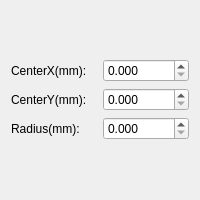
<?xml version="1.0" encoding="UTF-8"?>
<ui version="4.0">
 <class>CCircleAttributeWidgetClass</class>
 <widget class="QWidget" name="CCircleAttributeWidgetClass">
  <property name="geometry">
   <rect>
    <x>0</x>
    <y>0</y>
    <width>200</width>
    <height>200</height>
   </rect>
  </property>
  <property name="windowTitle">
   <string>CCircleAttributeWidget</string>
  </property>
  <layout class="QGridLayout" name="gridLayout_2">
   <item row="0" column="0">
    <layout class="QGridLayout" name="gridLayout">
     <item row="0" column="0">
      <widget class="QLabel" name="label_CenterX">
       <property name="text">
        <string>CenterX(mm):</string>
       </property>
       <property name="alignment">
        <set>Qt::AlignmentFlag::AlignLeading|Qt::AlignmentFlag::AlignLeft|Qt::AlignmentFlag::AlignVCenter</set>
       </property>
      </widget>
     </item>
     <item row="0" column="1">
      <widget class="QDoubleSpinBox" name="doubleSpinBox_CenterX">
       <property name="sizePolicy">
        <sizepolicy hsizetype="Preferred" vsizetype="Fixed">
         <horstretch>0</horstretch>
         <verstretch>0</verstretch>
        </sizepolicy>
       </property>
       <property name="decimals">
        <number>3</number>
       </property>
       <property name="maximum">
        <double>1000.000000000000000</double>
       </property>
      </widget>
     </item>
     <item row="1" column="0">
      <widget class="QLabel" name="label_CenterY">
       <property name="text">
        <string>CenterY(mm):</string>
       </property>
       <property name="alignment">
        <set>Qt::AlignmentFlag::AlignLeading|Qt::AlignmentFlag::AlignLeft|Qt::AlignmentFlag::AlignVCenter</set>
       </property>
      </widget>
     </item>
     <item row="1" column="1">
      <widget class="QDoubleSpinBox" name="doubleSpinBox_CenterY">
       <property name="sizePolicy">
        <sizepolicy hsizetype="Preferred" vsizetype="Fixed">
         <horstretch>0</horstretch>
         <verstretch>0</verstretch>
        </sizepolicy>
       </property>
       <property name="decimals">
        <number>3</number>
       </property>
       <property name="maximum">
        <double>1000.000000000000000</double>
       </property>
      </widget>
     </item>
     <item row="2" column="0">
      <widget class="QLabel" name="label_Radius">
       <property name="text">
        <string>Radius(mm):</string>
       </property>
       <property name="alignment">
        <set>Qt::AlignmentFlag::AlignLeading|Qt::AlignmentFlag::AlignLeft|Qt::AlignmentFlag::AlignVCenter</set>
       </property>
      </widget>
     </item>
     <item row="2" column="1">
      <widget class="QDoubleSpinBox" name="doubleSpinBox_Radius">
       <property name="sizePolicy">
        <sizepolicy hsizetype="Preferred" vsizetype="Fixed">
         <horstretch>0</horstretch>
         <verstretch>0</verstretch>
        </sizepolicy>
       </property>
       <property name="decimals">
        <number>3</number>
       </property>
       <property name="maximum">
        <double>1000.000000000000000</double>
       </property>
      </widget>
     </item>
    </layout>
   </item>
  </layout>
 </widget>
 <layoutdefault spacing="6" margin="11"/>
 <resources/>
 <connections/>
</ui>
